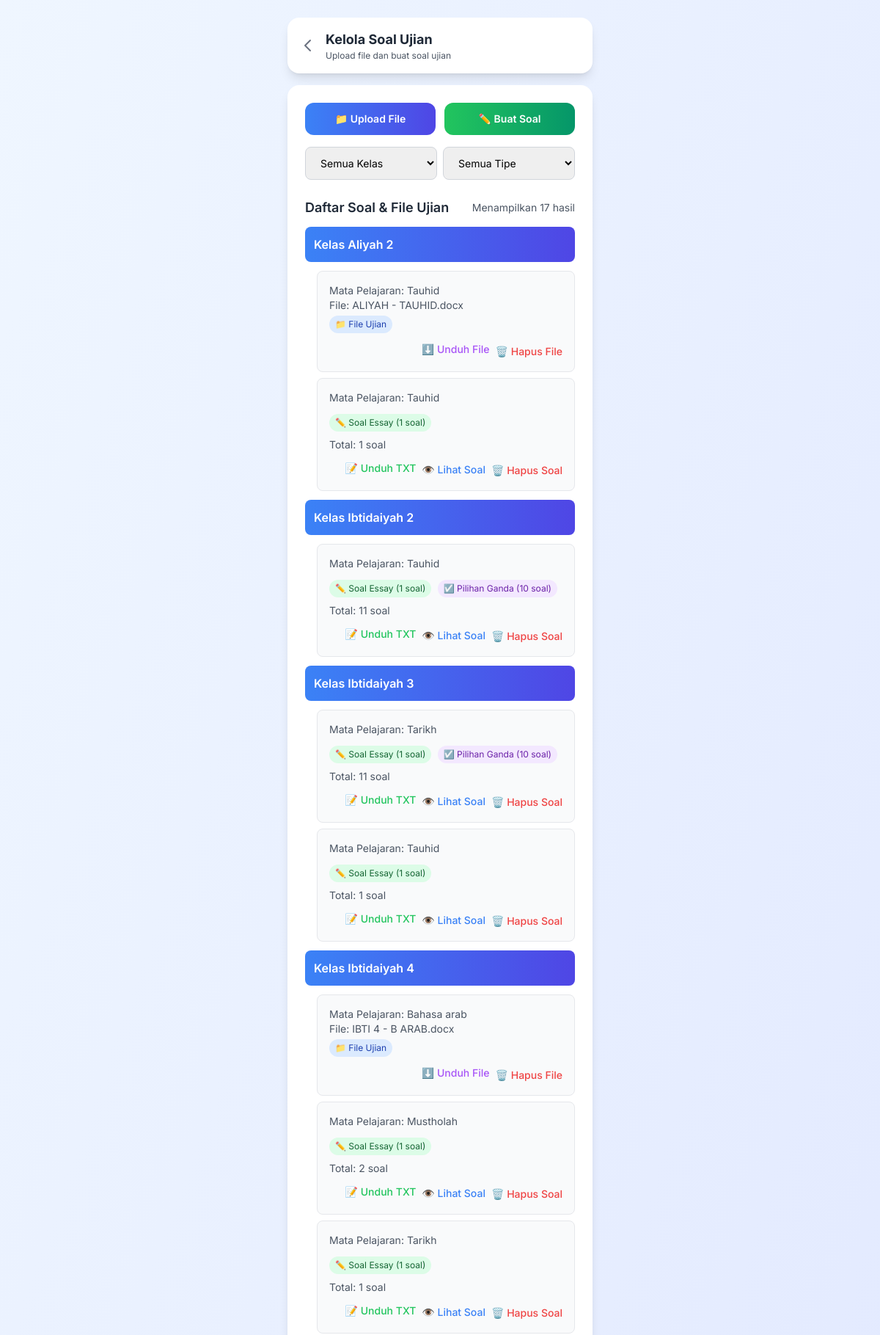
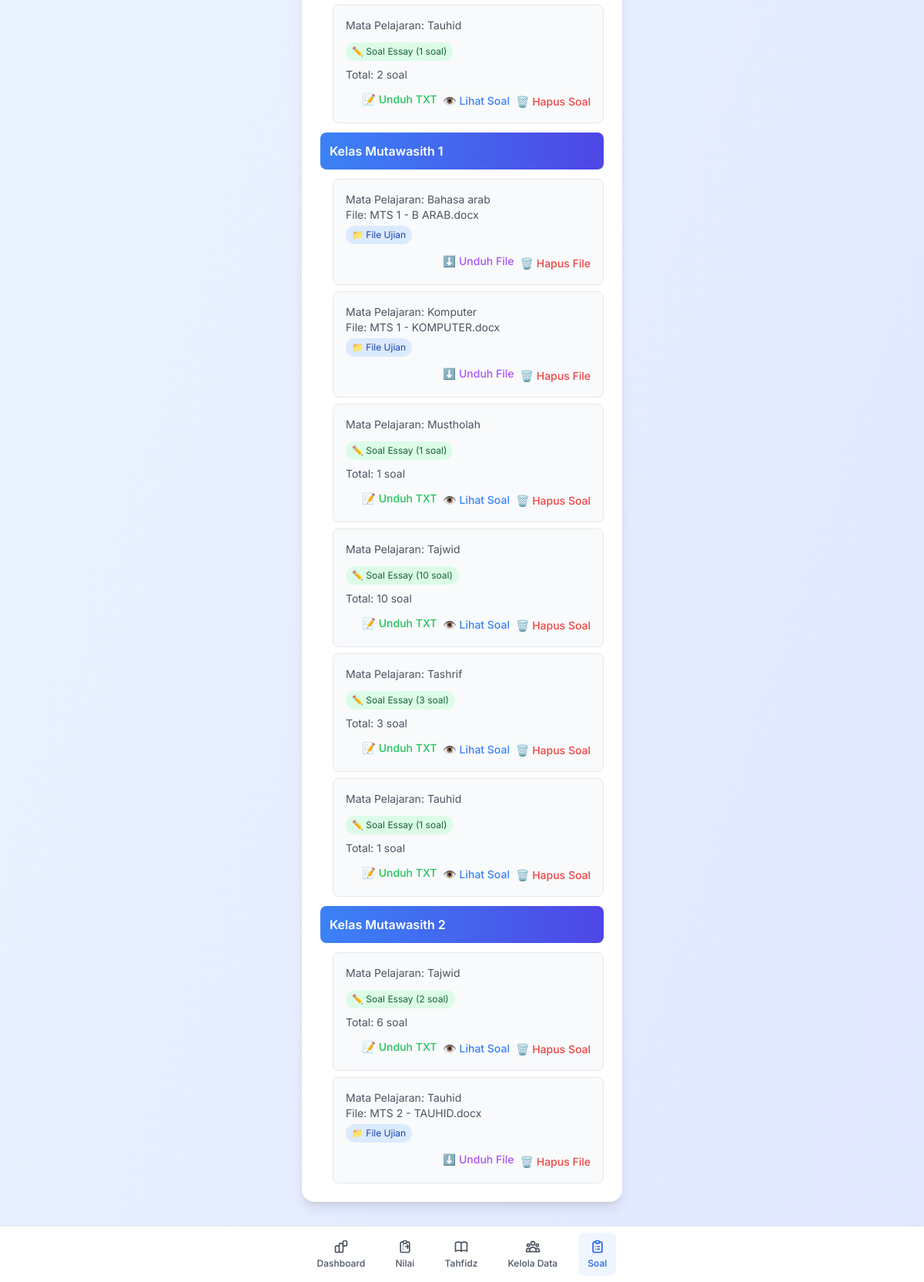
Page /exams.php (signed in) on the committed database (2 pictures, top to bottom).
### tables this page shows
CREATE TABLE `exams` (
  `id` int(11) NOT NULL,
  `type` enum('file','consolidatedExam') NOT NULL,
  `title` varchar(200) NOT NULL,
  `subject_id` int(11) DEFAULT NULL,
  `class_id` int(11) DEFAULT NULL,
  `file_name` varchar(255) DEFAULT NULL,
  `file_type` varchar(50) DEFAULT NULL,
  `created_by` int(11) DEFAULT NULL,
  `file_path` text DEFAULT NULL,
  `created_at` timestamp NOT NULL DEFAULT current_timestamp()
);

CREATE TABLE `classes` (
  `id` int(11) NOT NULL,
  `name` varchar(50) NOT NULL,
  `teacher` varchar(100) DEFAULT 'Belum ditentukan',
  `created_at` timestamp NOT NULL DEFAULT current_timestamp()
);

CREATE TABLE `subjects` (
  `id` int(11) NOT NULL,
  `name` varchar(100) NOT NULL,
  `created_at` timestamp NOT NULL DEFAULT current_timestamp()
);

### includes/functions.php (called while the page is built, shortened)
<?php
function getConsolidatedExams($class_id = null, $type_filter = null) {
    $db = getDbConnection();
    $sql = "
        SELECT
            e.id,
            e.title,
            e.subject_id,
            e.class_id,
            e.type,
            e.file_name,
            e.file_path,
            e.file_type,
            e.created_at,
            s.name as subject_name,
            c.name as class_name,
            q.question_type,
            COUNT(q.id) as question_count
        FROM exams e
        JOIN subjects s ON e.subject_id = s.id
        JOIN classes c ON e.class_id = c.id
        LEFT JOIN questions q ON e.id = q.exam_id
    ";
    $params = [];
    $sql .= " GROUP BY e.id, q.question_type ORDER BY c.name, s.name, e.created_at DESC";
    $stmt = $db->prepare($sql);
    $stmt->execute($params);
    $exams = $stmt->fetchAll(PDO::FETCH_ASSOC);
    $separated = [];
    foreach ($exams as $exam) {
        if ($exam['type'] === 'file') {
            $separated[] = [
                'class_id' => $exam['class_id'],
                'class_name' => $exam['class_name'],
                'subject_id' => $exam['subject_id'],
                'subject_name' => $exam['subject_name'],
                'exams' => [
                    'file' => [
                        'id' => $exam['id'],
                        'type' => 'file',
                        'file_name' => $exam['file_name'],
                        'file_path' => $exam['file_path'],
                        'file_type' => $exam['file_type'],
                        'created_at' => $exam['created_at']
                    ]
                ],
                'total_questions' => 0
            ];
        } else {
            $key = 'questions_' . $exam['class_id'] . '_' . $exam['subject_id'];
            if (!isset($separated[$key])) {
                $separated[$key] = [
                    'class_id' => $exam['class_id'],
                    'class_name' => $exam['class_name'],
                    'subject_id' => $exam['subject_id'],
                    'subject_name' => $exam['subject_name'],
                    'exams' => [
                        'questions' => [
                            'id' => $exam['id'],
                            'type' => 'questions',
                            'question_types' => [],
                            'total_questions' => 0,
                            'created_at' => $exam['created_at']
                        ]
                    ],
                    'total_questions' => 0
                ];
            }
            if ($exam['question_type']) {
                $separated[$key]['exams']['questions']['question_types'][$exam['question_type']] = $exam['question_count'];
                $separated[$key]['exams']['questions']['total_questions'] += $exam['question_count'];
                $separated[$key]['total_questions'] += $exam['question_count'];
            }
        }
    }
    return array_values($separated);
}
?>

### exams.php (the view, shortened to what this page needs)
<?php
require_once 'includes/functions.php';
$filter_class = isset($_GET['filter_class']) && $_GET['filter_class'] !== '' ? $_GET['filter_class'] : null;
$filter_type = isset($_GET['filter_type']) && $_GET['filter_type'] !== '' ? $_GET['filter_type'] : null;
$consolidatedExams = getConsolidatedExams($filter_class, $filter_type);
?>
<!DOCTYPE html>
<html lang="id">
<head>
    <script src="https://cdn.tailwindcss.com"></script>
</head>
<body class="bg-gradient-to-br from-blue-50 to-indigo-100 min-h-screen">
    <div class="container mx-auto px-4 py-6 max-w-md">
        <div class="bg-white rounded-2xl shadow-lg mb-4 fade-in">
            <div class="flex items-center justify-between p-4">
                <div class="flex items-center">
                    <a href="dashboard.php" class="text-gray-500 hover:text-gray-700 mr-3">
                        <svg class="w-6 h-6" fill="none" stroke="currentColor" viewBox="0 0 24 24">
                            <path stroke-linecap="round" stroke-linejoin="round" stroke-width="2" d="M15 19l-7-7 7-7"></path>
                        </svg>
                    </a>
                    <div>
                        <h1 class="text-lg font-bold text-gray-800">Kelola Soal Ujian</h1>
                        <p class="text-xs text-gray-600">Upload file dan buat soal ujian</p>
                    </div>
                </div>
            </div>
        </div>
        <div class="bg-white rounded-2xl shadow-lg p-6 mb-20">
            <div class="grid grid-cols-2 gap-3 mb-4">
                <button onclick="showUploadModal()" class="bg-gradient-to-r from-blue-500 to-indigo-600 text-white py-3 px-4 rounded-xl font-semibold hover:from-blue-600 hover:to-indigo-700 transition-all text-sm">
                    📁 Upload File
                </button>
                <button onclick="showQuestionModal()" class="bg-gradient-to-r from-green-500 to-emerald-600 text-white py-3 px-4 rounded-xl font-semibold hover:from-green-600 hover:to-emerald-700 transition-all text-sm">
                    ✏️ Buat Soal
                </button>
            </div>
            <div class="mb-6">
                <form method="GET" class="flex space-x-2 mb-4">
                    <select name="filter_class" onchange="this.form.submit()" class="w-full px-4 py-3 border border-gray-300 rounded-lg text-sm">
                        <option value="">Semua Kelas</option>
                    </select>
                    <select name="filter_type" onchange="this.form.submit()" class="w-full px-4 py-3 border border-gray-300 rounded-lg text-sm">
                        <option value="">Semua Tipe</option>
                    </select>
                </form>
            </div>
            <div>
                <div class="flex items-center justify-between mb-3">
                    <h3 class="text-lg font-semibold text-gray-800">Daftar Soal & File Ujian</h3>
                    <div class="text-sm text-gray-600">
                        <?php
                        $total_results = count($consolidatedExams);
                        echo "Menampilkan {$total_results} hasil";
                        ?>
                    </div>
                </div>
                <div class="space-y-3">
                    <?php
                    $currentClass = '';
                    foreach ($consolidatedExams as $consolidated):
                        if ($currentClass !== $consolidated['class_name']):
                            if ($currentClass !== '') echo '</div>';
                            $currentClass = $consolidated['class_name'];
                    ?>
                        <div class="bg-gradient-to-r from-blue-500 to-indigo-600 text-white p-3 rounded-lg font-semibold">
                            Kelas <?php echo htmlspecialchars($consolidated['class_name']); ?>
                        </div>
                        <div class="ml-4 space-y-2">
                    <?php endif; ?>
                    <div class="bg-gray-50 rounded-lg p-4 border border-gray-200">
                        <div class="flex items-start justify-between mb-2">
                            <div class="flex-1">
                                <p class="text-sm text-gray-600">Mata Pelajaran: <?php echo htmlspecialchars($consolidated['subject_name']); ?></p>
                                <?php if (isset($consolidated['exams']['file'])): ?>
                                    <p class="text-sm text-gray-600">File: <?php echo htmlspecialchars($consolidated['exams']['file']['file_name']); ?></p>
                                    <span class="inline-block bg-blue-100 text-blue-800 text-xs px-2 py-1 rounded-full mt-1">📁 File Ujian</span>
                                <?php endif; ?>
                                <?php if (isset($consolidated['exams']['questions'])): ?>
                                    <?php
                                    $questionTypes = $consolidated['exams']['questions']['question_types'];
                                    $totalQuestions = $consolidated['exams']['questions']['total_questions'];
                                    ?>
                                    <div class="mt-2">
                                        <?php if (isset($questionTypes['essay']) && $questionTypes['essay'] > 0): ?>
                                            <span class="inline-block bg-green-100 text-green-800 text-xs px-2 py-1 rounded-full mt-1 mr-1">
                                                ✏️ Soal Essay (<?php echo $questionTypes['essay']; ?> soal)
                                            </span>
                                        <?php endif; ?>
                                        <?php if (isset($questionTypes['multiple_choice']) && $questionTypes['multiple_choice'] > 0): ?>
                                            <span class="inline-block bg-purple-100 text-purple-800 text-xs px-2 py-1 rounded-full mt-1">
                                                ☑️ Pilihan Ganda (<?php echo $questionTypes['multiple_choice']; ?> soal)
                                            </span>
                                        <?php endif; ?>
                                        <?php if ($totalQuestions > 0): ?>
                                            <p class="text-sm text-gray-600 mt-2">Total: <?php echo $totalQuestions; ?> soal</p>
                                        <?php endif; ?>
                                    </div>
                                <?php endif; ?>
                            </div>
                        </div>
                        <div class="flex justify-end space-x-2 mt-3">
                            <?php if (isset($consolidated['exams']['file'])): ?>
                                <a href="?action=download&id=<?php echo $consolidated['exams']['file']['id']; ?>" class="text-purple-500 hover:text-purple-700 text-sm font-medium">
                                    ⬇️ Unduh File
                                </a>
                                <form method="POST" style="display: inline;">
                                    <button type="submit" class="text-red-500 hover:text-red-700 text-sm font-medium" onclick="return confirm('Apakah Anda yakin ingin menghapus file soal ini?')">
                                        🗑️ Hapus File
                                    </button>
                                </form>
                            <?php endif; ?>
                            <?php if (isset($consolidated['exams']['questions'])): ?>
                                <a href="?action=download&id=<?php echo $consolidated['exams']['questions']['id']; ?>&format=txt" class="text-green-500 hover:text-green-700 text-sm font-medium">
                                    📝 Unduh TXT
                                </a>
                                <button onclick="showQuestionDetails(<?php echo $consolidated['exams']['questions']['id']; ?>)" class="text-blue-500 hover:text-blue-700 text-sm font-medium">
                                    👁️ Lihat Soal
                                </button>
                                <form method="POST" style="display: inline;">
                                    <button type="submit" class="text-red-500 hover:text-red-700 text-sm font-medium" onclick="return confirm('Apakah Anda yakin ingin menghapus soal ini?')">
                                        🗑️ Hapus Soal
                                    </button>
                                </form>
                            <?php endif; ?>
                        </div>
                    </div>
                    <?php endforeach; ?>
                    <?php if (!empty($consolidatedExams)) echo '</div>'; ?>
                </div>
            </div>
        </div>
    </div>
    <div class="fixed bottom-0 left-0 right-0 bg-white border-t border-gray-200 shadow-lg z-40">
        <div class="container mx-auto px-4 max-w-md">
            <div class="flex justify-around py-2">
                <a href="dashboard.php" class="flex flex-col items-center py-2 px-3 text-gray-600 hover:text-blue-600 hover:bg-blue-50 rounded-lg transition-all">
                    <span class="text-xs font-medium">Dashboard</span>
                </a>
                <a href="grades.php" class="flex flex-col items-center py-2 px-3 text-gray-600 hover:text-blue-600 hover:bg-blue-50 rounded-lg transition-all">
                    <span class="text-xs font-medium">Nilai</span>
                </a>
                <a href="tahfidz.php" class="flex flex-col items-center py-2 px-3 text-gray-600 hover:text-green-600 hover:bg-green-50 rounded-lg transition-all">
                    <span class="text-xs font-medium">Tahfidz</span>
                </a>
                <a href="manage-data.php" class="flex flex-col items-center py-2 px-3 text-gray-600 hover:text-blue-600 hover:bg-blue-50 rounded-lg transition-all">
                    <span class="text-xs font-medium">Kelola Data</span>
                </a>
                <a href="exams.php" class="flex flex-col items-center py-2 px-3 text-blue-600 bg-blue-50 rounded-lg transition-all">
                    <span class="text-xs font-medium">Soal</span>
                </a>
            </div>
        </div>
    </div>
</body>
</html>

### exams.php (style rules this page uses)
body { font-family: 'Inter', sans-serif; }
.fade-in { animation: fadeIn 0.5s ease-in; }

### rows in the picture
exams: class.name "Aliyah 2", subject.name "Tauhid", file_name "ALIYAH - TAUHID.docx"
exams: subject.name "Tauhid", essay "1", totalQuestions "1"
exams: subject.name "Tauhid", essay "1", totalQuestions "1"
exams: class.name "Ibtidaiyah 4", subject.name "Bahasa arab", file_name "IBTI 4 - B ARAB.docx"
exams: subject_name "Mustholah", essay "1", totalQuestions "2"
exams: subject.name "Tarikh", essay "1", totalQuestions "1"
exams: subject_name "Tauhid", essay "1", totalQuestions "2"
exams: class.name "Mutawasith 1", subject.name "Bahasa arab", file_name "MTS 1 - B ARAB.docx"
exams: subject.name "Komputer", file_name "MTS 1 - KOMPUTER.docx"
exams: subject.name "Mustholah", essay "1", totalQuestions "1"
exams: subject.name "Tajwid", essay "10", totalQuestions "10"
exams: subject.name "Tashrif", essay "3", totalQuestions "3"
exams: subject.name "Tauhid", essay "1", totalQuestions "1"
exams: class_name "Mutawasith 2", subject_name "Tajwid", essay "2", class "6"
exams: subject.name "Tauhid", file_name "MTS 2 - TAUHID.docx"

### other values in the picture
$total_results "17"
$consolidated['class_name'] "Ibtidaiyah 2"
$consolidated['subject_name'] "Tauhid"
$questionTypes['essay'] "1"
$questionTypes['multiple_choice'] "10"
$totalQuestions "11"
$consolidated['class_name'] "Ibtidaiyah 3"
$consolidated['subject_name'] "Tarikh"
